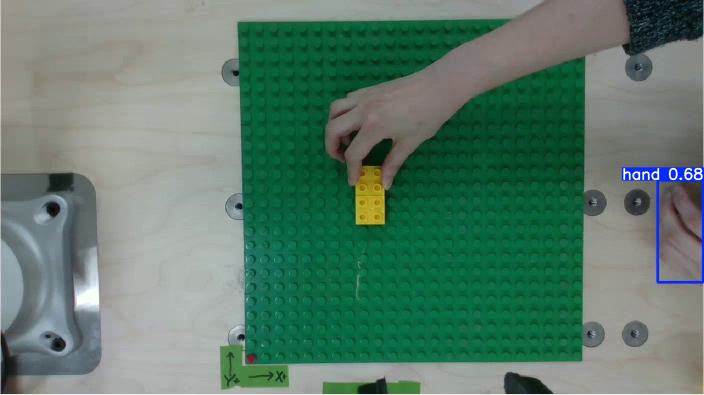
#> input picture perception/recordings/hand_test/prediction/hand_v0_08s.jpg, 1408 x 790 px, given in place of IMG_5334.jpeg, which was not available (shown at 1/2 size)
$ python quick_blue_block_demo.py
#> lines starting #> are read from the running program, lines starting #| are printed output that depends on the picture; after the words box and inside, x2 and y2 are one past the last pixel; in counts of white or black regions, pixels touching at a corner belong together; pictures that were not available may be replaced by others from this repository, and a replacement may not be noted
#> in main, image is the input picture: shape (790, 1408, 3); mean B, G, R 107, 122.7, 90.8
#> in detect_blue_blocks, `hsv = cv2.cvtColor(image, cv2.COLOR_BGR2HSV)`: hsv: shape (790, 1408, 3); mean H, S, V 62.2, 99.1, 125.4
#!/usr/bin/env python3
"""Quick OpenCV demo: detect a blue LEGO block and draw a result overlay.

This RGB-only demo does not estimate real z-layer.  The displayed layer is a
manual test value so the visualization can be checked before D435i depth is
connected.
"""

from __future__ import annotations

import argparse
from pathlib import Path

import cv2
import numpy as np


DEFAULT_IMAGE = Path("/home/roh/Downloads/IMG_5334.jpeg")


def largest_green_board_mask(hsv: np.ndarray) -> np.ndarray:
    """Return a filled mask for the largest green region (the baseplate)."""
    green = cv2.inRange(hsv, (35, 45, 35), (95, 255, 255))
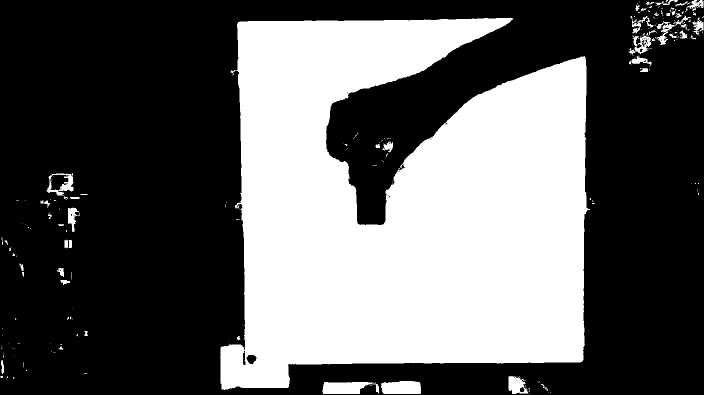
#> green: shape (790, 1408) (shown at 1/2 size); 37.7% white; 246 white regions (194 under 20 px), largest, box (x1, y1, x2, y2) and area: (440, 36, 1180, 780) 406970, (645, 764, 758, 788) 2023, (762, 762, 842, 788) 1899
    kernel = np.ones((11, 11), np.uint8)
    green = cv2.morphologyEx(green, cv2.MORPH_CLOSE, kernel, iterations=2)
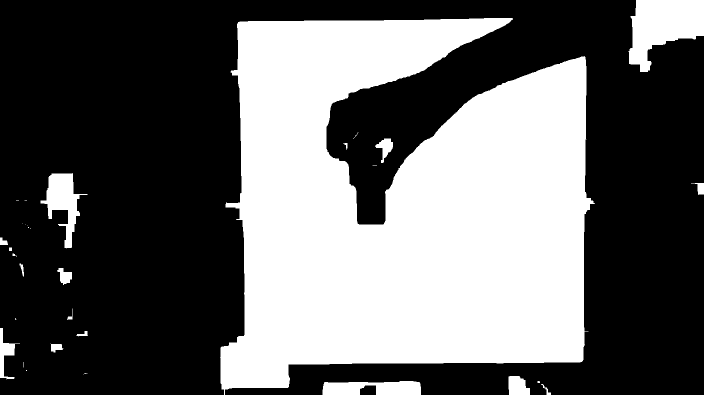
#> green: shape (790, 1408) (shown at 1/2 size); 39.4% white; 35 white regions (17 under 20 px)

    contours, _ = cv2.findContours(green, cv2.RETR_EXTERNAL, cv2.CHAIN_APPROX_SIMPLE)
#> contours = 35 contours, 18 with area under 20; largest, box (x1, y1, x2, y2) and area: (440, 36, 1190, 790) 407034, (1256, 0, 1408, 144) 13262, (81, 346, 175, 497) 5281, (645, 762, 842, 790) 4276, (1017, 752, 1060, 790) 1268
    mask = np.zeros_like(green)
    if not contours:
        return mask

    board = max(contours, key=cv2.contourArea)
#> board = contour of 793 points, box (x1, y1, x2, y2) (440, 36, 1190, 790), area 407034
    cv2.drawContours(mask, [board], -1, 255, thickness=cv2.FILLED)
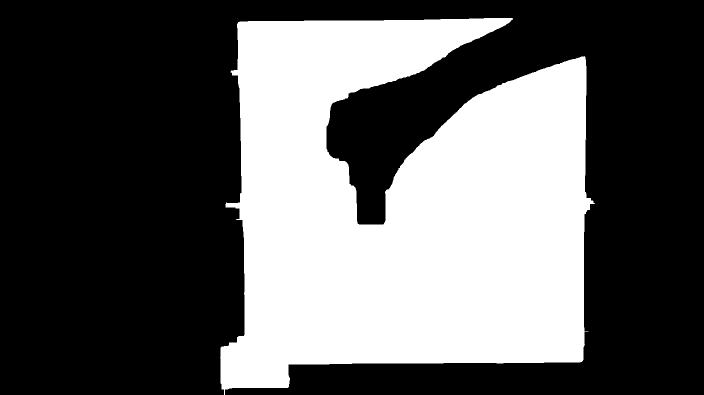
#> mask: shape (790, 1408) (shown at 1/2 size); 36.8% white; 1 white region, box (x1, y1, x2, y2) and area: (440, 36, 1190, 790) 409067
    return mask


def detect_blue_blocks(image: np.ndarray) -> tuple[np.ndarray, list[np.ndarray]]:
    """Detect blue objects located inside the largest green board region."""
    hsv = cv2.cvtColor(image, cv2.COLOR_BGR2HSV)
    board_mask = largest_green_board_mask(hsv)

    blue = cv2.inRange(hsv, (90, 80, 45), (140, 255, 255))
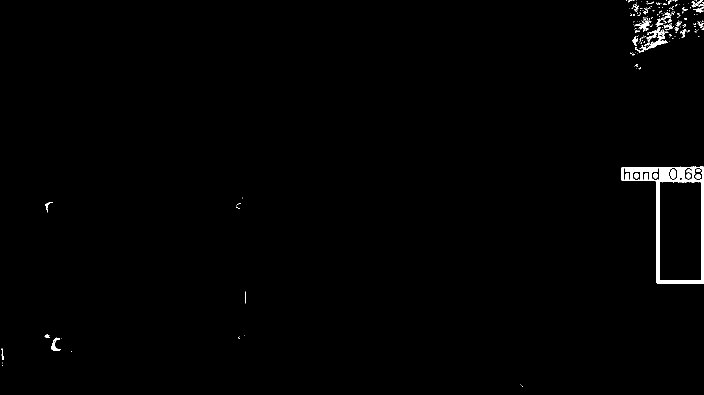
#> blue: shape (790, 1408) (shown at 1/2 size); 0.87% white; 223 white regions (190 under 20 px), largest, box (x1, y1, x2, y2) and area: (1243, 333, 1408, 568) 6192, (1270, 54, 1336, 106) 689, (1268, 36, 1303, 61) 225
    blue = cv2.bitwise_and(blue, board_mask)
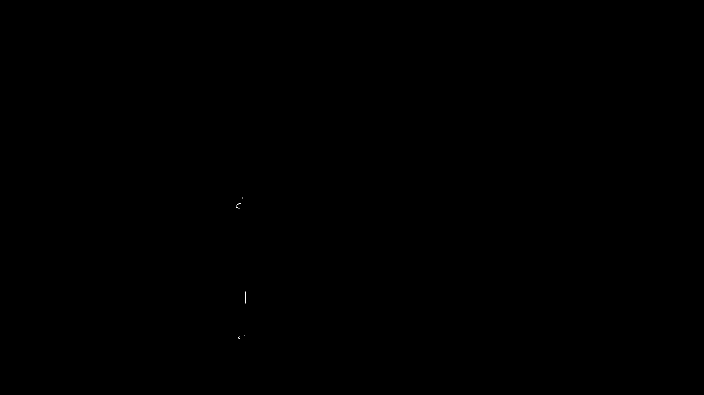
#> blue: shape (790, 1408) (shown at 1/2 size); 0% white in thin lines or dots, all inside (x1, y1, x2, y2) = (472, 395, 491, 678)

    kernel = np.ones((7, 7), np.uint8)
    blue = cv2.morphologyEx(blue, cv2.MORPH_OPEN, kernel)
#> blue: shape (790, 1408); every value is 0
    blue = cv2.morphologyEx(blue, cv2.MORPH_CLOSE, kernel)

    contours, _ = cv2.findContours(blue, cv2.RETR_EXTERNAL, cv2.CHAIN_APPROX_SIMPLE)
#> contours = []
    min_area = image.shape[0] * image.shape[1] * 0.00015
#> min_area = 166.8
    contours = [c for c in contours if cv2.contourArea(c) >= min_area]
    return blue, sorted(contours, key=cv2.contourArea, reverse=True)


def draw_result(image: np.ndarray, contours: list[np.ndarray], layer: int) -> np.ndarray:
    result = image.copy()

    for index, contour in enumerate(contours):
        rect = cv2.minAreaRect(contour)
        box = cv2.boxPoints(rect).astype(np.int32)
        center = tuple(np.rint(rect[0]).astype(int))

        cv2.drawContours(result, [box], 0, (255, 255, 0), 8)
        cv2.circle(result, center, 12, (0, 0, 255), -1)

        x, y, _, _ = cv2.boundingRect(contour)
        label = (
            f"BLUE block | Layer {layer} | "
            f"pixel=({center[0]}, {center[1]}) | conf=0.90"
        )
        text_origin = (x, max(45, y - 18))
        cv2.putText(
            result,
            label,
            text_origin,
            cv2.FONT_HERSHEY_SIMPLEX,
            1.25,
            (0, 0, 0),
            7,
            cv2.LINE_AA,
        )
        cv2.putText(
            result,
            label,
            text_origin,
            cv2.FONT_HERSHEY_SIMPLEX,
            1.25,
            (255, 255, 0),
            3,
            cv2.LINE_AA,
        )

        # This quick demo intentionally displays only the largest valid block.
        if index == 0:
            break

    return result


def main() -> int:
    parser = argparse.ArgumentParser()
    parser.add_argument("--image", type=Path, default=DEFAULT_IMAGE)
    parser.add_argument(
        "--camera",
        type=int,
        help="Open a live V4L2 camera index instead of the image (try 0, 1, 2...).",
    )
    parser.add_argument("--output", type=Path, default=Path("quick_blue_result.jpg"))
    parser.add_argument("--layer", type=int, default=1)
    parser.add_argument("--no-gui", action="store_true")
    args = parser.parse_args()

    if args.camera is not None:
        cap = cv2.VideoCapture(args.camera, cv2.CAP_V4L2)
        cap.set(cv2.CAP_PROP_FRAME_WIDTH, 1280)
        cap.set(cv2.CAP_PROP_FRAME_HEIGHT, 720)
        cap.set(cv2.CAP_PROP_FPS, 30)
        if not cap.isOpened():
            raise SystemExit(
                f"Could not open camera index {args.camera}. "
                "Close other camera apps and try another index."
            )

        print(
            "Camera opened:",
            int(cap.get(cv2.CAP_PROP_FRAME_WIDTH)),
            "x",
            int(cap.get(cv2.CAP_PROP_FRAME_HEIGHT)),
        )
        print("Press q to close, or s to save the current annotated frame.")

        while True:
            ok, image = cap.read()
            if not ok:
                break
            mask, contours = detect_blue_blocks(image)
            result = draw_result(image, contours, args.layer)
            cv2.imshow("Live blue-block demo", result)
            cv2.imshow("Blue mask", mask)
            key = cv2.waitKey(1) & 0xFF
            if key == ord("s"):
                cv2.imwrite(str(args.output), result)
                print(f"Saved result: {args.output.resolve()}")
            elif key == ord("q"):
                break

        cap.release()
        cv2.destroyAllWindows()
        return 0

    image = cv2.imread(str(args.image))
    if image is None:
        raise SystemExit(f"Could not read image: {args.image}")

    mask, contours = detect_blue_blocks(image)
#> contours = []
    result = draw_result(image, contours, args.layer)

    args.output.parent.mkdir(parents=True, exist_ok=True)
    if not cv2.imwrite(str(args.output), result):
        raise SystemExit(f"Could not save result: {args.output}")

    print(f"Detected blue blocks inside board: {len(contours)}")
#| Detected blue blocks inside board: 0
    print(f"Saved result: {args.output.resolve()}")

    if not args.no_gui:
        preview_width = 1100
        scale = min(1.0, preview_width / result.shape[1])
#> scale = 0.781
        preview = cv2.resize(result, None, fx=scale, fy=scale)
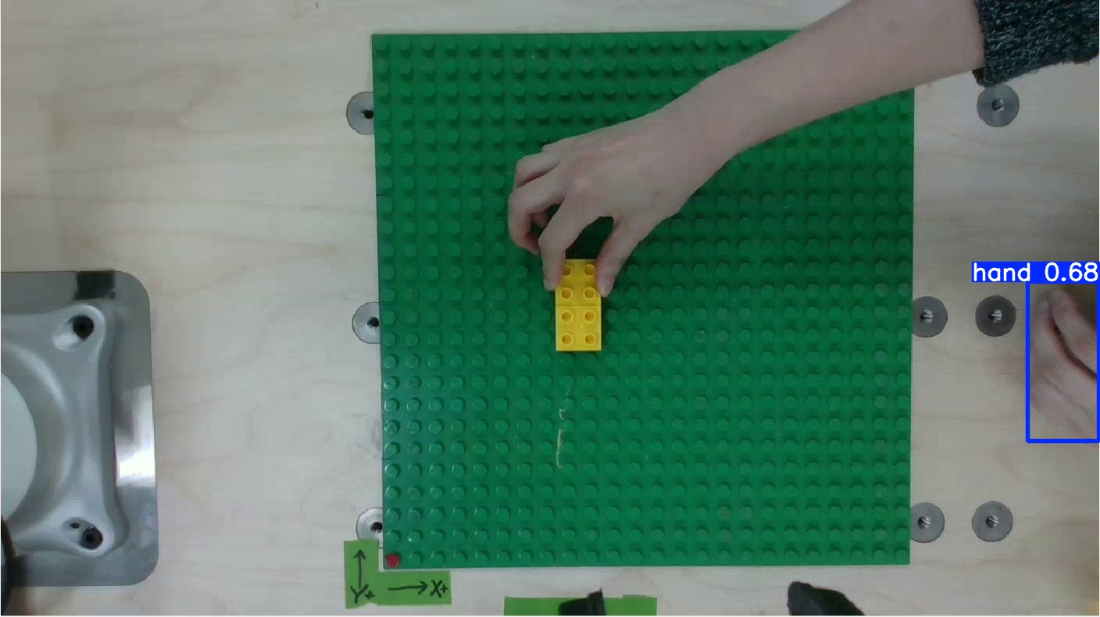
#> preview: shape (617, 1100, 3); mean B, G, R 106.9, 122.6, 90.7
        preview_mask = cv2.resize(mask, None, fx=scale, fy=scale)
#> preview_mask: shape (617, 1100); every value is 0
        cv2.imshow("Assembly perception demo", preview)
        cv2.imshow("Blue mask", preview_mask)
        print("Press any key in an OpenCV window to close.")
        cv2.waitKey(0)
        cv2.destroyAllWindows()

    return 0


if __name__ == "__main__":
    raise SystemExit(main())
#> (the program exits here)

$ run again, on perception/recordings/hand_test/prediction/hand_v0_10s.jpg
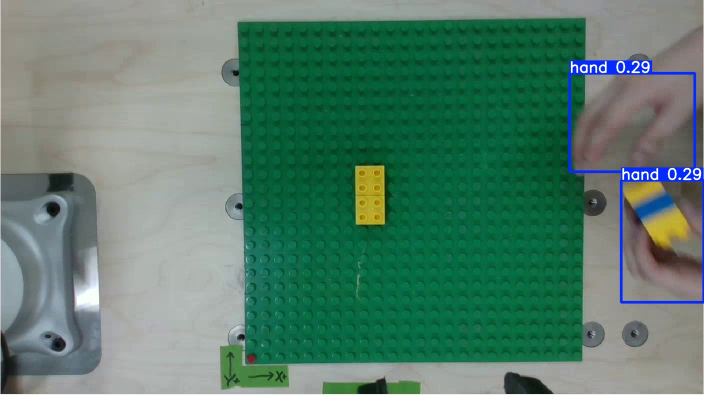
#> input picture perception/recordings/hand_test/prediction/hand_v0_10s.jpg, 1408 x 790 px, given in place of IMG_5334.jpeg, which was not available (shown at 1/2 size)
#> in main, image is the input picture: shape (790, 1408, 3); mean B, G, R 106.8, 124.2, 85.7
#> hsv: shape (790, 1408, 3); mean H, S, V 64.5, 113.6, 128.2
#> in largest_green_board_mask, `green = cv2.morphologyEx(green, cv2.MORPH_CLOSE, kernel, iterations=2)`:
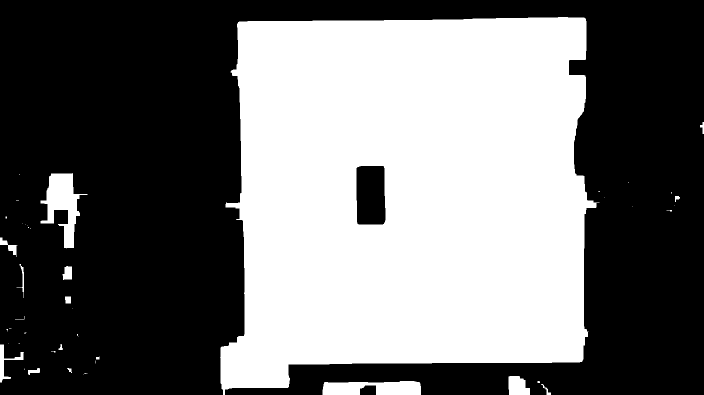
#> green: shape (790, 1408) (shown at 1/2 size); 43.8% white; 46 white regions (29 under 20 px)
#> in largest_green_board_mask, `contours, _ = cv2.findContours(green, cv2.RETR_EXTERNAL, cv2.CHAIN_APP..`: contours = 46 contours, 30 with area under 20; largest, box (x1, y1, x2, y2) and area: (440, 34, 1199, 790) 477163, (81, 346, 175, 497) 5788, (645, 762, 842, 790) 4276, (1017, 752, 1060, 790) 1262, (0, 689, 48, 765) 736
#> board = contour of 268 points, box (x1, y1, x2, y2) (440, 34, 1199, 790), area 477163
#> mask: shape (790, 1408); 43% white; 1 white region, box (x1, y1, x2, y2) and area: (440, 34, 1199, 790) 478746
#> in detect_blue_blocks, `contours, _ = cv2.findContours(blue, cv2.RETR_EXTERNAL, cv2.CHAIN_APPR..`: contours = 1 contour; box (x1, y1, x2, y2) and area: (1135, 150, 1150, 347) 1370
#> the loop in draw_result, `for index, contour in enumerate(contours):` made 1 pass
#> (rect, box, x, y, text_origin) on pass 1: (((1142, 248), (196, 14), -90), [[1149, 346], [1135, 346], [1135, 150], [1149, 150]], 1135, 150, (1135, 132))
#| Detected blue blocks inside board: 1
#> in main, `preview = cv2.resize(result, None, fx=scale, fy=scale)`:
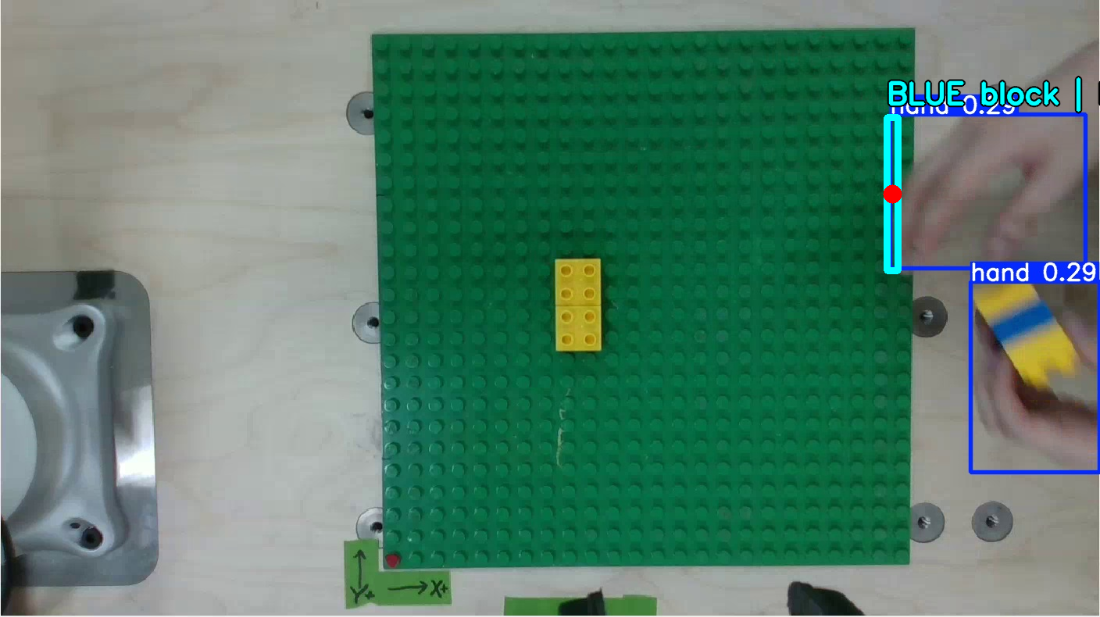
#> preview: shape (617, 1100, 3); mean B, G, R 107.1, 124.8, 85.1
